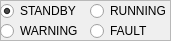
   <widget class="QFrame" name="frame_5">
    <property name="geometry">
     <rect>
      <x>840</x>
      <y>380</y>
      <width>171</width>
      <height>41</height>
     </rect>
    </property>
    <property name="frameShape">
     <enum>QFrame::StyledPanel</enum>
    </property>
    <property name="frameShadow">
     <enum>QFrame::Raised</enum>
    </property>
    <widget class="QRadioButton" name="radioButton_15">
     <property name="geometry">
      <rect>
       <x>0</x>
       <y>0</y>
       <width>91</width>
       <height>22</height>
      </rect>
     </property>
     <property name="text">
      <string>STANDBY</string>
     </property>
     <property name="checked">
      <bool>true</bool>
     </property>
    </widget>
    <widget class="QRadioButton" name="radioButton_16">
     <property name="geometry">
      <rect>
       <x>90</x>
       <y>0</y>
       <width>91</width>
       <height>22</height>
      </rect>
     </property>
     <property name="text">
      <string>RUNNING</string>
     </property>
    </widget>
    <widget class="QRadioButton" name="radioButton_17">
     <property name="geometry">
      <rect>
       <x>0</x>
       <y>20</y>
       <width>91</width>
       <height>22</height>
      </rect>
     </property>
     <property name="text">
      <string>WARNING</string>
     </property>
    </widget>
    <widget class="QRadioButton" name="radioButton_18">
     <property name="geometry">
      <rect>
       <x>90</x>
       <y>20</y>
       <width>91</width>
       <height>22</height>
      </rect>
     </property>
     <property name="text">
      <string>FAULT</string>
     </property>
    </widget>
   </widget>
